Frame 1 (no input): blank canvas, image omitted
Frame 60 (no input): blank canvas, image omitted
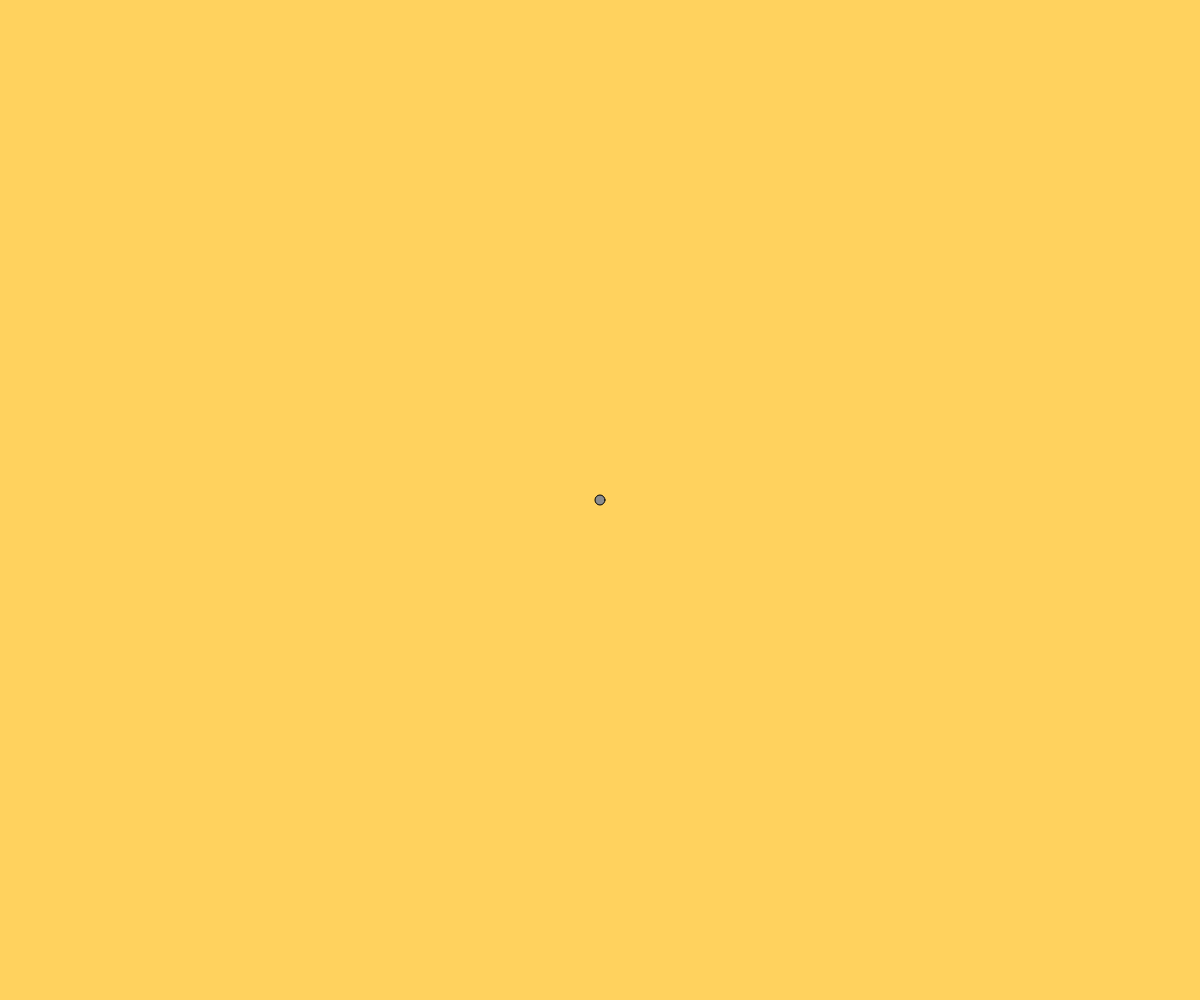
Frame 120 (the mouse pressed at the canvas centre since frame 60)

The p5.js sketch whose frames 1 and 60 were blank and that drew this single picture after the mouse press (run headless with seeded random() and noise() and a simulated clock; from frame 60 on, the mouse is pressed at the canvas centre):

// p5.js sketch
// ── sketch.js



  function setup() {
    createCanvas( windowWidth, windowHeight );

}

function draw() {
  background( 'rgb(255, 210, 94)' );
    noCursor();
    fill( 140 );
    ellipse( mouseX, mouseY, 10 );
}
